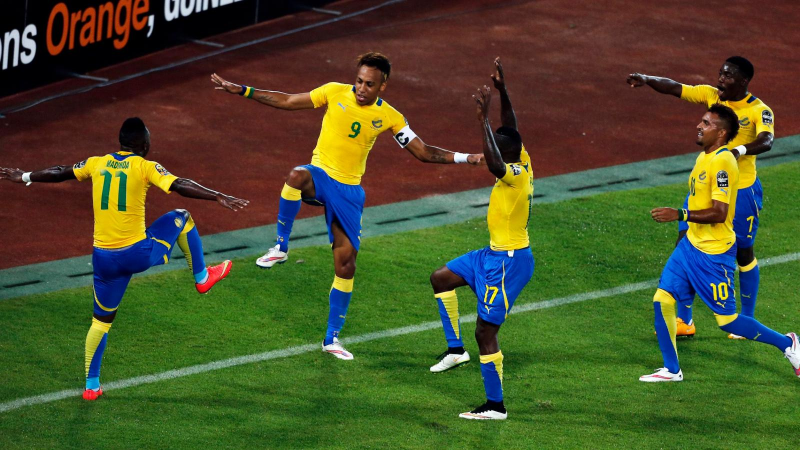
#> input picture african_soccer.jpg, 1600 x 900 px (shown at 1/2 size)
$ jupyter execute --allow-errors script.ipynb   (older library calls are emulated)
#> lines starting #> are read from the running program, lines starting #| are printed output that depends on the picture
[cell 1]
import sys
from PIL import Image
import numpy as np
import math

[cell 2]
# [5 lines of commented-out code are left out]

pil_image_rgb = Image.open( sys.argv[1] )
#> pil_image_rgb is the input picture: PIL image 1600x900 RGB; mean R, G, B 74.5, 80.8, 43.3
image_rgb = np.asarray(pil_image_rgb, np.float)
Image.fromarray(image_rgb.astype(np.uint8)).save("verify_image.jpg")

pil_image_bw = pil_image_rgb.convert('L')
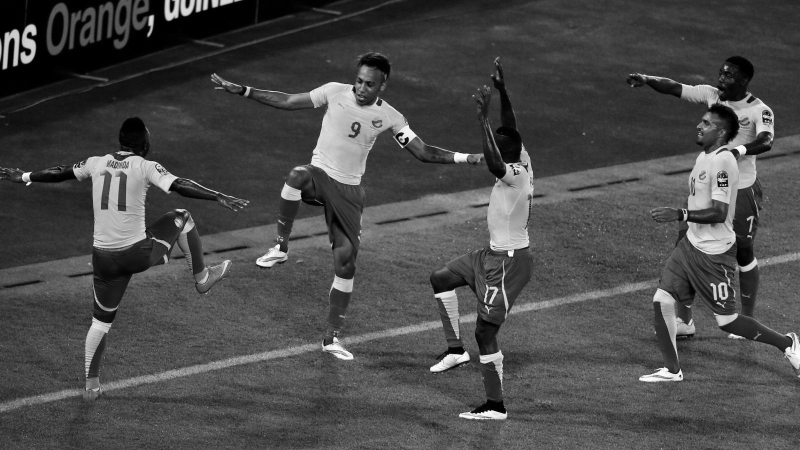
#> pil_image_bw: PIL image 1600x900 L (shown at 1/2 size); min 0, max 255, mean 74.6
pil_image_bw.show()

image_bw = np.asarray(pil_image_bw, np.float)
rows = image_bw.shape[0]
#> rows = 900
cols = image_bw.shape[1]
#> cols = 1600

thresh = float( sys.argv[3] )

print(f" rows={rows}; cols={cols}; thresh ={thresh}")
#|  rows=900; cols=1600; thresh =1.0

#> (the rest of this cell did not finish here and is left out)
